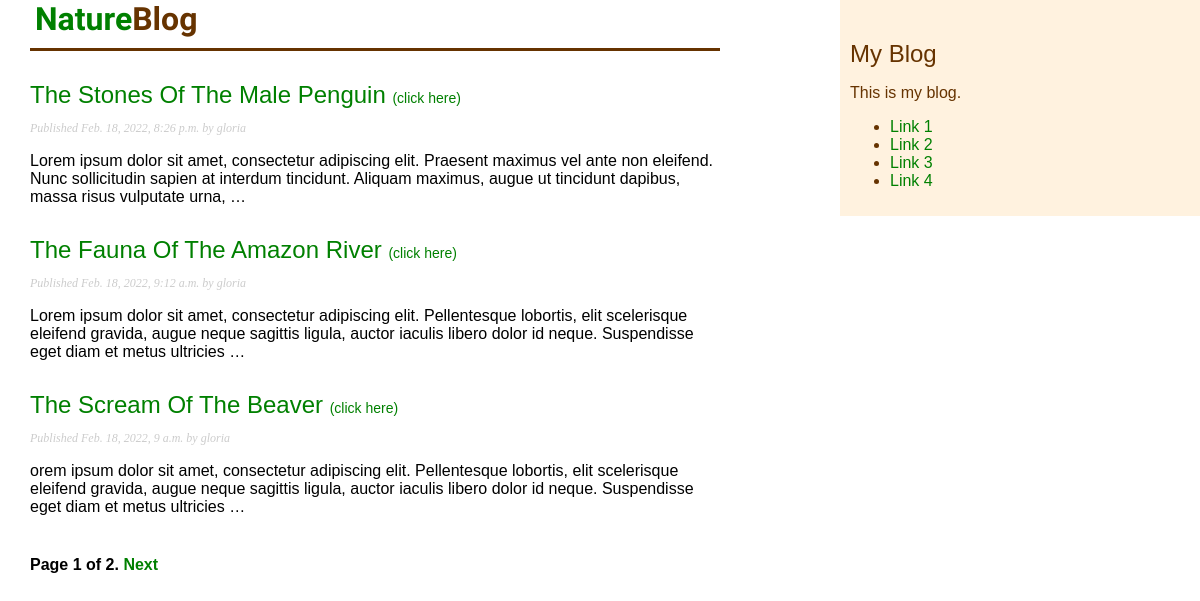
Screenshot of /blog/ with the database file from the repository.
### blog/models.py (models this page shows, shortened)
class Post(models.Model):
    STATUS_CHOICES = (
        ('draft', 'Draft'),
        ('published', 'Published')
    )
    title = models.CharField(max_length=250)
    slug = models.SlugField(max_length=250, unique_for_date='publish')
    author = models.ForeignKey(User, on_delete=models.CASCADE, related_name='blog_posts')
    body = models.TextField()
    publish = models.DateTimeField(default=timezone.now)
    created = models.DateTimeField(auto_now_add=True)
    update = models.DateTimeField(auto_now=True)
    status = models.CharField(max_length=10, choices=STATUS_CHOICES, default='draft')
    objects = models.Manager() # Default Manager
    published = PublishedManager() # Custom Manager
    class Meta:
        ordering = ('-publish',)
    def get_absolute_url(self):
        return reverse('blog:post_detail',
                        args=[self.publish.year,
                            self.publish.month,
                            self.publish.day,
                            self.slug])

### blog/views.py (the view)
# urls.py: path('', views.PostListView.as_view(), name='post_list'),
class PostListView(ListView):
    queryset = Post.published.all()
    context_object_name = 'posts'
    paginate_by = 3
    template_name = 'blog/post/list.html'

### blog/templates/blog/post/list.html (shortened to what this page needs)
{% extends "blog/base.html" %}
{% block content %}
  <h1 id="title">Nature<span id="second-title">Blog</span></h1>
  {% for post in posts %}
    <h2>
      <a href="{{ post.get_absolute_url }}">
        {{ post.title }} <span id="click">(click here)</span>
      </a>
    </h2>
    <p class="date">
      Published {{ post.publish }} by {{ post.author }}
    </p>
    {{ post.body|truncatewords:30|linebreaks }}
  {% endfor %}
 {% include "pagination.html" with page=page_obj %}
{% endblock %}

### blog/templates/blog/base.html (shortened to what this page needs)
{% load static %}
<!DOCTYPE html>
<html>
<head>
  <link href="{% static "css/blog.css" %}" rel="stylesheet" >
</head>
<body>
  <div id="content">
    {% block content %}
    {% endblock %}
  </div>
  <div id="sidebar">
    <h2>My Blog</h2>
    <p>This is my blog.</p>
    <ul>
      <li><a href="#">Link 1</a></li>
      <li><a href="#">Link 2</a></li>
      <li><a href="#">Link 3</a></li>
      <li><a href="#">Link 4</a></li>
    </ul>
  </div>
</body>
</html>

### blog/templates/pagination.html (shortened to what this page needs)
<div class="pagination">
  <span class="step-links">
    <span class="current">
      Page {{ page.number }} of {{ page.paginator.num_pages }}.
    </span>
    {% if page.has_next %}
      <a href="?page= {{ page.next_page_number }}">Next</a>
    {% endif %}
  </span>
</div>

### blog/static/css/blog.css (style rules this page uses)
* { box-sizing: border-box; }
body { margin:0; padding:0; font-family:helvetica, sans-serif; }
:root { --green: green; --light-green: #33cc33; --grey: #bbb; --light-grey: #ccc; --white: #fff; --light-orange: #f9d5e5; --light-yellow: #fff2df; --brown:#663300; }
a { color:var(--green); text-decoration:none; }
#title { font-weight: 600; }
#second-title { color: var(--brown); font-weight: 800; }
h1 { font-weight:normal; border-bottom:3px solid var(--brown); padding:0 0 10px 5px; font-family: Catamaran; background-color: var(--white); margin-top: 0px; color: var(--green); }
h2 { font-weight:normal; margin:30px 0 0; }
#click { font-size: 14px; }
#content { float:left; width:60%; padding:0 0 0 30px; }
#sidebar { float:right; width:30%; padding:10px; background:var(--light-yellow); height:100%; color: var(--brown); }
p.date { color:var(--light-grey); font-family: georgia, serif; font-size: 12px; font-style: italic; }
.pagination { margin:40px 0; font-weight:bold; }

### rows the page displays
Post: title "The Stones Of The Male Penguin", publish "Feb. 18, 2022, 8:26 p.m.", author "gloria", body "Lorem ipsum dolor sit amet, consectetur adipiscing elit. Praesent maximus vel ante non eleifend. Nunc sollicitudin sapien at interdum tincidunt. Aliquam maximus, augue ut tincidunt dapibus, massa risus vulputate urna, …"
Post: title "The Fauna Of The Amazon River", publish "Feb. 18, 2022, 9:12 a.m.", author "gloria", body "Lorem ipsum dolor sit amet, consectetur adipiscing elit. Pellentesque lobortis, elit scelerisque eleifend gravida, augue neque sagittis ligula, auctor iaculis libero dolor id neque. Suspendisse eget diam et metus ultricies …"
Post: title "The Scream Of The Beaver", publish "Feb. 18, 2022, 9 a.m.", author "gloria", body "orem ipsum dolor sit amet, consectetur adipiscing elit. Pellentesque lobortis, elit scelerisque eleifend gravida, augue neque sagittis ligula, auctor iaculis libero dolor id neque. Suspendisse eget diam et metus ultricies …"

### other values shown
{{ page.number }} "1"
{{ page.paginator.num_pages }} "2"
